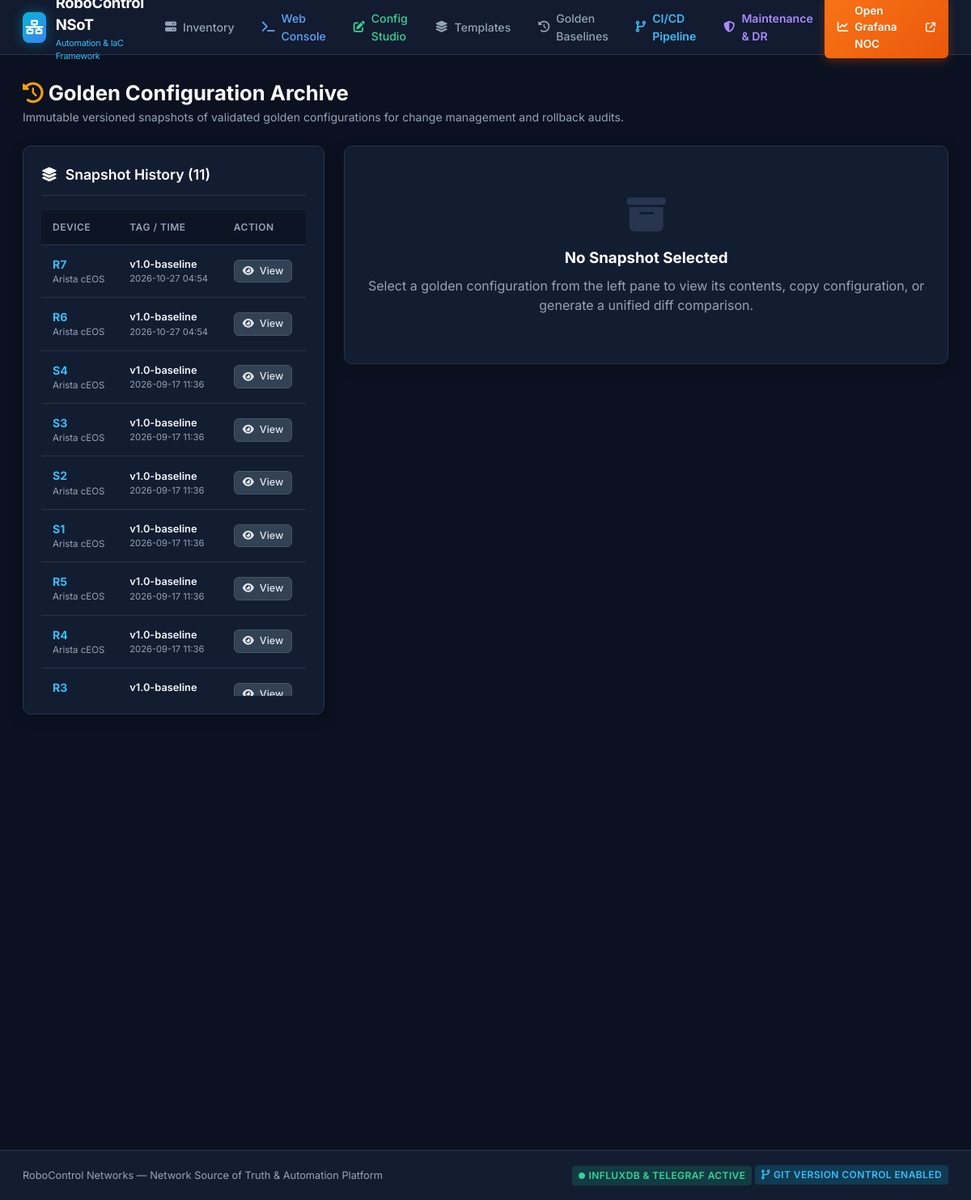
Screenshot of /golden-configs/ with the database file from the repository.
### automation/models.py (models this page shows, shortened)
class GoldenConfig(models.Model):
    device = models.ForeignKey(Device, on_delete=models.CASCADE, related_name='golden_configs')
    version_tag = models.CharField(max_length=64)
    timestamp = models.DateTimeField(auto_now_add=True)
    config_content = models.TextField()
    change_summary = models.CharField(max_length=255, default="Baseline Golden Config Snapshot")
    created_by = models.CharField(max_length=64, default="Network Automation Engine")
    class Meta:
        ordering = ['-timestamp']

class Device(models.Model):
    DEVICE_TYPES = [
        ('router', 'Router'),
        ('switch', 'Switch'),
        ('host', 'Host'),
        ('nmas', 'NMAS Station'),
        ('server', 'Internet Web Server'),
        ('backup', 'Backup Node'),
    ]
    VENDORS = [
        ('arista', 'Arista cEOS'),
        ('cisco_nxos', 'Cisco NX-OS 9000v'),
        ('cisco_xrv', 'Cisco IOS-XRv 9000'),
        ('sonic', 'SONiC VS (sonic-vs)'),
        ('linux', 'Linux Host / Server'),
    ]
    TIERS = [
        ('distribution', 'Tier 1: Distribution Routers (R1-R2, R6-R7)'),
        ('asbr', 'Tier 2: ASBR Core Routers (R3-R4)'),
        ('pe_router', 'Tier 3: PE WAN Gateway (R5)'),
        ('access_switch', 'Tier 4: Access Switches (S1-S2)'),
        ('core_switch', 'Tier 5: Core Backbone Switches (S3-S4)'),
        ('host', 'End Host (H1-H5)'),
        ('management', 'Management & Automation'),
    ]
    name = models.CharField(max_length=64, unique=True, verbose_name="Hostname / Device Name")
    device_type = models.CharField(max_length=32, choices=DEVICE_TYPES, default='router')
    vendor = models.CharField(max_length=64, choices=VENDORS, default='arista')
    tier = models.CharField(max_length=64, choices=TIERS, default='distribution')
    role = models.CharField(max_length=255, blank=True, verbose_name="Deployment Role")
    public_ip = models.CharField(max_length=64, blank=True, null=True, verbose_name="Public / WAN IP")
    private_ip = models.CharField(max_length=64, blank=True, null=True, verbose_name="Private IP")
    mgmt_ip = models.CharField(max_length=64, blank=True, null=True, verbose_name="Management IP")
    status = models.CharField(max_length=32, default='Online')
    routing_protocols = models.CharField(max_length=128, blank=True, default="OSPF", verbose_name="Routing Protocol(s)")
    bgp_asn = models.IntegerField(blank=True, null=True, verbose_name="BGP Local ASN")
    router_id = models.CharField(max_length=64, blank=True, null=True, verbose_name="Router ID")
    interface_ips = models.TextField(blank=True, verbose_name="Interface IPs / Descriptions")
    vlans = models.CharField(max_length=128, blank=True, verbose_name="VLANs (e.g. 10,20,30)")
    custom_config_yaml = models.TextField(blank=True, verbose_name="YAML Data Model")
    running_config = models.TextField(blank=True, verbose_name="Live Running Configuration")
    template_name = models.CharField(max_length=128, blank=True, default="r1_r2.j2", verbose_name="Jinja2 Template File")
    uploaded_config_file = models.FileField(upload_to='uploaded_configs/', blank=True, null=True, verbose_name="Uploaded Running Config File")
    uploaded_template_file = models.FileField(upload_to='uploaded_templates/', blank=True, null=True, verbose_name="Uploaded Jinja2 Template File")
    last_config_pulled_at = models.DateTimeField(blank=True, null=True)
    created_at = models.DateTimeField(auto_now_add=True)
    updated_at = models.DateTimeField(auto_now=True)
    class Meta:
        ordering = ['name']

### automation/views.py (the view, shortened to what this page needs)
# urls.py: path('golden-configs/', views.golden_configs_list_view, name='golden_configs'),
def golden_configs_list_view(request):
    golden_configs = GoldenConfig.objects.filter(device__device_type__in=['router', 'switch']).select_related('device').order_by('-timestamp')
    selected_gc = None
    diff_output = None
    gc_id = request.GET.get('id')
    compare_id = request.GET.get('compare')
    context = {
        'golden_configs': golden_configs,
        'selected_gc': selected_gc,
        'diff_output': diff_output,
    }
    return render(request, 'automation/golden_configs.html', context)

### templates/automation/golden_configs.html (shortened to what this page needs)
{% extends 'automation/base.html' %}
{% block content %}
<div style="margin-bottom: 24px;">
  <h1 style="font-size: 1.6rem; font-weight: 700; color: #ffffff;">
    <i class="fa-solid fa-clock-rotate-left" style="color: var(--accent-amber);"></i> Golden Configuration Archive
  </h1>
  <p style="color: var(--text-muted); font-size: 0.88rem;">Immutable versioned snapshots of validated golden configurations for change management and rollback audits.</p>
</div>
<div style="display: grid; grid-template-columns: 1fr 2fr; gap: 24px;">
  <div class="card">
    <div class="card-header">
      <div class="card-title"><i class="fa-solid fa-layer-group"></i> Snapshot History ({{ golden_configs.count }})</div>
    </div>
    <div class="table-responsive" style="max-height: 600px; overflow-y: auto;">
      <table>
        <thead>
          <tr>
            <th>Device</th>
            <th>Tag / Time</th>
            <th>Action</th>
          </tr>
        </thead>
        <tbody>
          {% for gc in golden_configs %}
          <tr {% if selected_gc and selected_gc.id == gc.id %}style="background: rgba(6, 182, 212, 0.15);"{% endif %}>
            <td>
              <strong style="color: #38bdf8;">{{ gc.device.name|upper }}</strong>
              <div style="font-size: 0.72rem; color: var(--text-muted);">{{ gc.device.get_vendor_display }}</div>
            </td>
            <td>
              <div style="font-weight: 600; font-size: 0.8rem; color: #f1f5f9;">{{ gc.version_tag }}</div>
              <div style="font-size: 0.7rem; color: var(--text-muted);">{{ gc.timestamp|date:"Y-m-d H:i" }}</div>
            </td>
            <td>
              <a href="?id={{ gc.id }}" class="btn btn-secondary btn-sm" title="Inspect Snapshot">
                <i class="fa-solid fa-eye"></i> View
              </a>
            </td>
          </tr>
          {% empty %}
          <tr>
            <td colspan="3" style="text-align: center; color: var(--text-muted); padding: 20px;">No golden configs captured yet.</td>
          </tr>
          {% endfor %}
        </tbody>
      </table>
    </div>
  </div>
  <div>
    {% if selected_gc %}
      <div class="card">
        <div class="card-header">
          <div>
            <div class="card-title" style="color: var(--accent-amber);">
              <i class="fa-solid fa-bookmark"></i> Snapshot: {{ selected_gc.device.name|upper }} &mdash; {{ selected_gc.version_tag }}
            </div>
            <div style="font-size: 0.75rem; color: var(--text-muted); margin-top: 4px;">
              Created: {{ selected_gc.timestamp|date:"Y-m-d H:i:s" }} &bull; Author: {{ selected_gc.created_by }} &bull; Note: {{ selected_gc.change_summary }}
            </div>
          </div>
          <div>
            <button class="btn btn-secondary btn-sm" onclick="navigator.clipboard.writeText(document.getElementById('gcContent').innerText); alert('Golden config copied!');">
              <i class="fa-solid fa-copy"></i> Copy
            </button>
          </div>
        </div>
        <form method="get" style="display: flex; gap: 10px; align-items: center; margin-bottom: 16px; background: rgba(0,0,0,0.2); padding: 10px; border-radius: 6px;">
          <input type="hidden" name="id" value="{{ selected_gc.id }}">
          <label style="margin: 0; font-size: 0.82rem; color: var(--text-muted); white-space: nowrap;">Compare with:</label>
          <select name="compare" class="form-control" style="padding: 6px 10px; font-size: 0.82rem;">
            <option value="">Select baseline version...</option>
            {% for g in golden_configs %}
              {% if g.id != selected_gc.id %}
                <option value="{{ g.id }}">{{ g.device.name|upper }} &mdash; {{ g.version_tag }} ({{ g.timestamp|date:"Y-m-d H:i" }})</option>
              {% endif %}
            {% endfor %}
          </select>
          <button type="submit" class="btn btn-primary btn-sm"><i class="fa-solid fa-code-compare"></i> Diff</button>
        </form>
        {% if diff_output %}
          <div style="margin-bottom: 14px;">
            <h4 style="font-size: 0.88rem; color: #38bdf8; margin-bottom: 6px;"><i class="fa-solid fa-code-compare"></i> Unified Configuration Diff:</h4>
            <pre class="code-box" style="color: #cbd5e1; background: #050811;"><code>{{ diff_output }}</code></pre>
          </div>
        {% endif %}
        <h4 style="font-size: 0.88rem; color: var(--text-muted); margin-bottom: 6px;">Full Configuration Content:</h4>
        <pre class="code-box" id="gcContent"><code>{{ selected_gc.config_content }}</code></pre>
      </div>
    {% else %}
      <div class="card" style="text-align: center; padding: 60px 20px; color: var(--text-muted);">
        <i class="fa-solid fa-box-archive" style="font-size: 3rem; color: var(--border-color); margin-bottom: 16px;"></i>
        <h3 style="color: #ffffff; margin-bottom: 8px;">No Snapshot Selected</h3>
        <p>Select a golden configuration from the left pane to view its contents, copy configuration, or generate a unified diff comparison.</p>
      </div>
    {% endif %}
  </div>
</div>
{% endblock %}

### templates/automation/base.html (style rules this page uses)
:root { --bg-main: #0b1120; --bg-card: #131d31; --bg-card-hover: #1e293b; --border-color: #27354f; --text-main: #f1f5f9; --text-muted: #94a3b8; --accent-cyan: #06b6d4; --accent-teal: #10b981; --accent-blue: #3b82f6; --accent-purple: #8b5cf6; --accent-amber: #f59e0b; --accent-red: #ef4444; }
* { box-sizing: border-box; margin: 0; padding: 0; }
body { font-family: 'Inter', -apple-system, BlinkMacSystemFont, sans-serif; background-color: var(--bg-main); color: var(--text-main); line-height: 1.5; min-height: 100vh; display: flex; flex-direction: column; }
.card { background: var(--bg-card); border: 1px solid var(--border-color); border-radius: 10px; padding: 22px; margin-bottom: 24px; box-shadow: 0 4px 20px rgba(0, 0, 0, 0.2); }
.card-header { display: flex; justify-content: space-between; align-items: center; margin-bottom: 18px; padding-bottom: 12px; border-bottom: 1px solid var(--border-color); }
.card-title { font-size: 1.1rem; font-weight: 600; color: #ffffff; display: flex; align-items: center; gap: 10px; }
.btn { display: inline-flex; align-items: center; gap: 7px; padding: 8px 16px; border-radius: 6px; font-size: 0.85rem; font-weight: 500; cursor: pointer; text-decoration: none; border: 1px solid transparent; transition: all 0.2s ease; }
.btn-secondary { background: #334155; color: #e2e8f0; border-color: #475569; }
.btn-sm { padding: 4px 10px; font-size: 0.78rem; }
.table-responsive { overflow-x: auto; }
table { width: 100%; border-collapse: collapse; font-size: 0.88rem; }
th { text-align: left; padding: 12px 14px; background: #0d1525; color: var(--text-muted); font-weight: 600; border-bottom: 1px solid var(--border-color); text-transform: uppercase; font-size: 0.75rem; letter-spacing: 0.5px; }
td { padding: 13px 14px; border-bottom: 1px solid var(--border-color); color: var(--text-main); }

### rows the page displays
GoldenConfig: device.name "R7", device.vendor "Arista cEOS", version_tag "v1.0-baseline", timestamp "2026-10-27 04:54"
GoldenConfig: device.name "R6", device.vendor "Arista cEOS", version_tag "v1.0-baseline", timestamp "2026-10-27 04:54"
GoldenConfig: device.name "S4", device.vendor "Arista cEOS", version_tag "v1.0-baseline", timestamp "2026-09-17 11:36"
GoldenConfig: device.name "S3", device.vendor "Arista cEOS", version_tag "v1.0-baseline", timestamp "2026-09-17 11:36"
GoldenConfig: device.name "S2", device.vendor "Arista cEOS", version_tag "v1.0-baseline", timestamp "2026-09-17 11:36"
GoldenConfig: device.name "S1", device.vendor "Arista cEOS", version_tag "v1.0-baseline", timestamp "2026-09-17 11:36"
GoldenConfig: device.name "R5", device.vendor "Arista cEOS", version_tag "v1.0-baseline", timestamp "2026-09-17 11:36"
GoldenConfig: device.name "R4", device.vendor "Arista cEOS", version_tag "v1.0-baseline", timestamp "2026-09-17 11:36"
GoldenConfig: device.name "R3", version_tag "v1.0-baseline"

### other values shown
{{ golden_configs.count }} "11"
